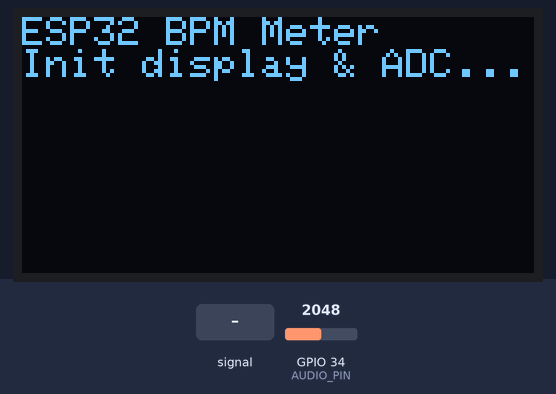
This sketch was run on a simulated ESP32. Shown: 128×64 one-colour display. Inputs (shaded band) come from the test bench; at power-on: GPIO 34 (AUDIO_PIN) = 2048 (analog values on the 0–4095 scale). What the sketch prints to the serial monitor is not drawn.

Above: at 1.1 s.
At 3.2 s:
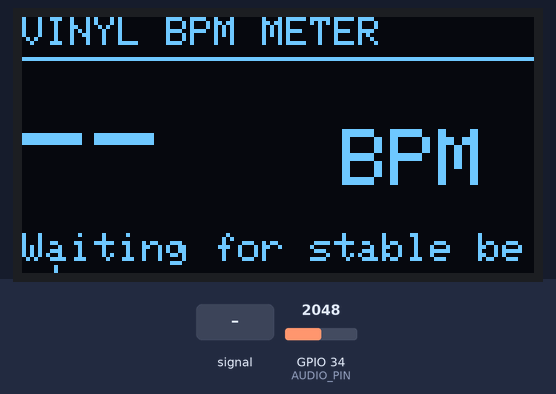
3.3 s: GPIO 34 (AUDIO_PIN) fed a 200 Hz sine of ±1023 counts around its level
At 4.33 s:
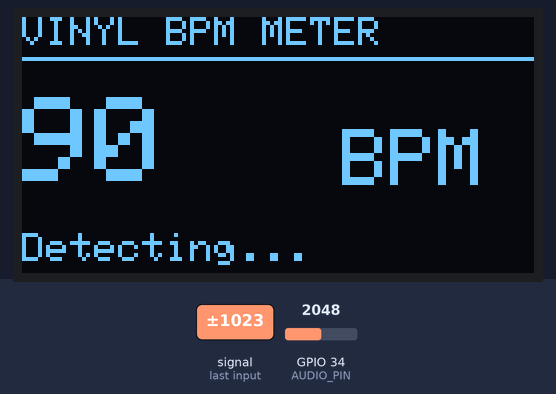
6.3 s: GPIO 34 (AUDIO_PIN) fed a 1000 Hz sine of ±1023 counts around its level
At 8.95 s:
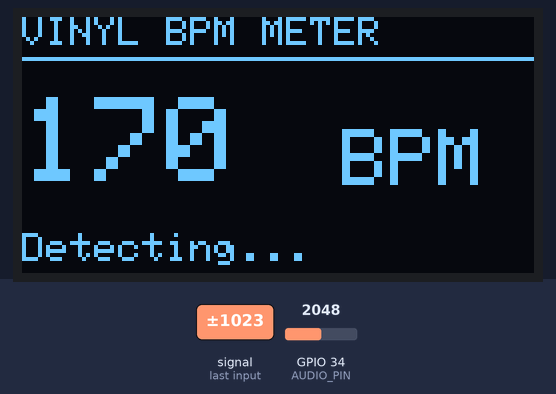
9.3 s: GPIO 34 (AUDIO_PIN) set to 2866
At 12.7 s:
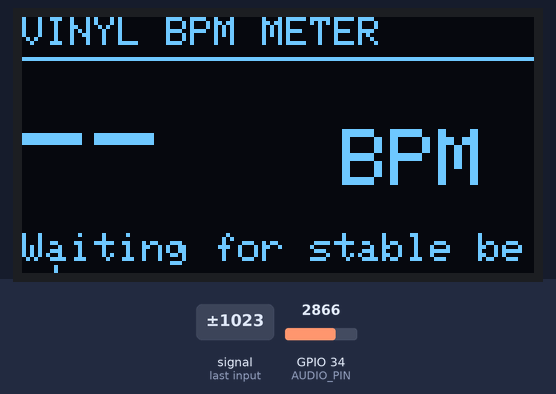
Timing chart, 0 to 14.2 s (numbered marks = the images above; inputs shaded):
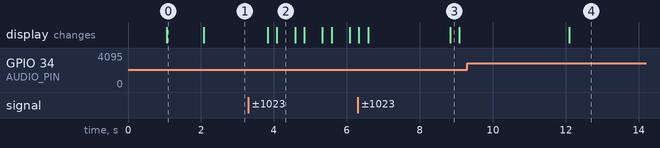

Measured:
- after the input at 3.3 s, the display: first changes after 0.53 s (image 2 shows a later state)
- after the input at 9.3 s, the display: changes after 2.8 s (image 4)
- what the display in image 0 shows lasts 1.0 s, from 1.1 s to 2.1 s
- what the display in image 2 shows lasts 0.5 s, from 4.1 s to 4.6 s

The sketch:

BPM_v1.ino
```cpp
#include <Wire.h>
#include <Adafruit_GFX.h>
#include <Adafruit_SSD1306.h>

// =================== Display Setup ===================

#define SCREEN_WIDTH 128
#define SCREEN_HEIGHT 64
#define OLED_RESET -1   // Reset pin (or -1 if sharing Arduino reset)
#define OLED_ADDR 0x3C  // Most common I2C address for 0.96" OLED

Adafruit_SSD1306 display(SCREEN_WIDTH, SCREEN_HEIGHT, &Wire, OLED_RESET);

// =================== Audio / BPM Setup ===================

// Use an ADC1 pin (recommended): GPIO34
const int AUDIO_PIN = 34;

// Sampling & timing
const int SAMPLE_INTERVAL_MS = 2;            // ~500 Hz sampling
const int DISPLAY_UPDATE_INTERVAL_MS = 250;  // Update OLED every 250 ms

// Beat interval constraints
// These limit what we consider a "real" beat interval.
const int MIN_BEAT_INTERVAL_MS = 350;   // ~171 BPM max (60000 / 350)
const int MAX_BEAT_INTERVAL_MS = 1500;  // ~40 BPM min

// Threshold for peak detection (tune depending on your signal level)
const int AMPLITUDE_THRESHOLD = 300;

// For a moving estimate of BPM
const int MAX_BEAT_HISTORY = 8;

// State variables
unsigned long lastSampleTime = 0;
unsigned long lastBeatTime = 0;
unsigned long lastDisplayUpdate = 0;
bool aboveThreshold = false;

float dcOffset = 0;  // For crude DC removal
const float DC_ALPHA = 0.001f;

unsigned long beatIntervals[MAX_BEAT_HISTORY];
int beatIndex = 0;
int beatCount = 0;

float currentBpm = 0.0;
bool signalPresent = false;

// =================== Helper Functions ===================

void drawBpmOnDisplay(float bpm, bool signalPresent) {
  display.clearDisplay();

  // Title
  display.setTextSize(1);
  display.setTextColor(SSD1306_WHITE);
  display.setCursor(0, 0);
  display.print("VINYL BPM METER");

  // Line
  display.drawLine(0, 10, SCREEN_WIDTH, 10, SSD1306_WHITE);

  // BPM Value
  display.setTextSize(3);
  display.setCursor(0, 20);

  if (!signalPresent || bpm <= 0.0f) {
    display.print("--");
  } else {
    display.print((int)(bpm + 0.5));  // rounded BPM
  }

  display.setTextSize(2);
  display.setCursor(80, 28);
  display.print("BPM");

  // Status text at bottom
  display.setTextSize(1);
  display.setCursor(0, 54);

  if (!signalPresent || bpm <= 0.0f) {
    display.print("Waiting for stable beat...");
  } else {
    display.print("Detecting...");
  }

  display.display();
}

float computeAverageBpm() {
  if (beatCount < 2) {
    return 0.0;  // Not enough data
  }

  // Average beat intervals within allowed range
  unsigned long sum = 0;
  int valid = 0;
  for (int i = 0; i < beatCount; i++) {
    unsigned long interval = beatIntervals[i];
    if (interval >= (unsigned long)MIN_BEAT_INTERVAL_MS && interval <= (unsigned long)MAX_BEAT_INTERVAL_MS) {
      sum += interval;
      valid++;
    }
  }

  if (valid == 0) {
    return 0.0;
  }

  float avgIntervalMs = (float)sum / (float)valid;
  float bpm = 60000.0f / avgIntervalMs;  // 60,000 ms per minute

  // If it looks like a doubled tempo, halve it.
  // This catches cases where we're locking on 8th notes, etc.
  if (bpm > 170.0f && bpm < 360.0f) {
    bpm *= 0.5f;
  }

  return bpm;
}

// =================== Setup / Loop ===================

void setup() {
  // Optional serial debug
  Serial.begin(115200);
  delay(1000);
  Serial.println("Starting ESP32 BPM meter...");

  // ADC setup
  analogReadResolution(12);                      // 0-4095
  analogSetPinAttenuation(AUDIO_PIN, ADC_11db);  // extend range closer to 3.3V

  // OLED init
  if (!display.begin(SSD1306_SWITCHCAPVCC, OLED_ADDR)) {
    Serial.println(F("SSD1306 allocation failed"));
    for (;;)
      ;  // Don't proceed, loop forever
  }

  display.clearDisplay();
  display.setTextSize(1);
  display.setTextColor(SSD1306_WHITE);
  display.setCursor(0, 0);
  display.println("ESP32 BPM Meter");
  display.println("Init display & ADC...");
  display.display();
  delay(1000);

  // Initialize beat history
  for (int i = 0; i < MAX_BEAT_HISTORY; i++) {
    beatIntervals[i] = 0;
  }
}

void loop() {
  unsigned long now = millis();

  // ================== Sampling & Beat Detection ==================
  if (now - lastSampleTime >= (unsigned long)SAMPLE_INTERVAL_MS) {
    lastSampleTime = now;

    int raw = analogRead(AUDIO_PIN);

    // Update DC offset (simple low-pass filter)
    dcOffset = (1.0f - DC_ALPHA) * dcOffset + DC_ALPHA * raw;

    // AC component as "signal"
    float signal = raw - dcOffset;
    float amplitude = fabs(signal);

    // Track if we see strong signal at all (for display status)
    bool strongNow = (amplitude > AMPLITUDE_THRESHOLD);

    // Rising edge detection for a beat
    if (strongNow) {
      if (!aboveThreshold) {
        unsigned long timeSinceLastBeat = now - lastBeatTime;

        if (timeSinceLastBeat > (unsigned long)MIN_BEAT_INTERVAL_MS) {
          // Register a beat
          if (lastBeatTime != 0) {
            // Store interval (skip very first beat because no previous)
            beatIntervals[beatIndex] = timeSinceLastBeat;
            beatIndex = (beatIndex + 1) % MAX_BEAT_HISTORY;
            if (beatCount < MAX_BEAT_HISTORY) {
              beatCount++;
            }

            currentBpm = computeAverageBpm();

            Serial.print("Beat interval: ");
            Serial.print(timeSinceLastBeat);
            Serial.print(" ms -> BPM ~ ");
            Serial.println(currentBpm);
          }

          lastBeatTime = now;
        }

        aboveThreshold = true;
      }
    } else {
      aboveThreshold = false;
    }

    // Determine if there is a signal at all in recent time
    if (lastBeatTime != 0 && (now - lastBeatTime <= 3000)) {
      signalPresent = true;
    } else {
      // If it's been a long time since last beat, consider no signal
      signalPresent = false;
      currentBpm = 0.0;
      beatCount = 0;
    }
  }

  // ================== Display Update (slower) ==================
  if (now - lastDisplayUpdate >= (unsigned long)DISPLAY_UPDATE_INTERVAL_MS) {
    lastDisplayUpdate = now;
    drawBpmOnDisplay(currentBpm, signalPresent);
  }
}
```
